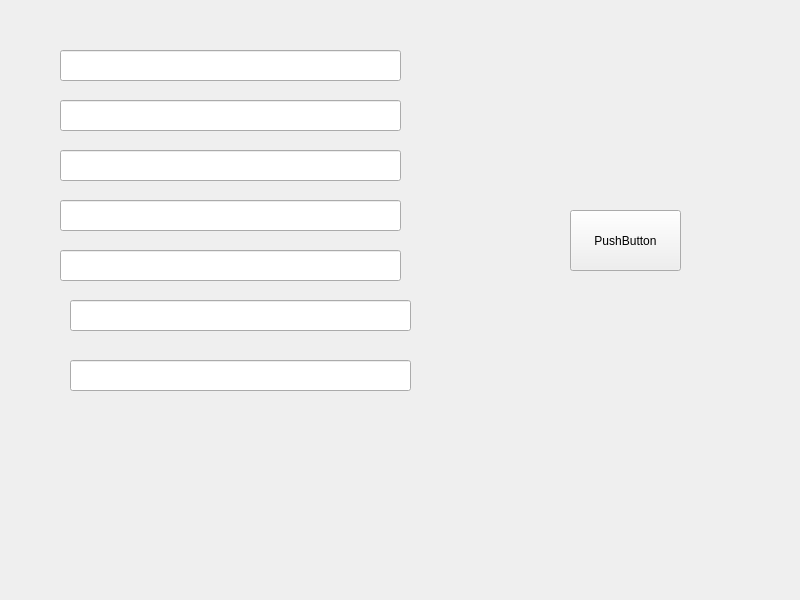
<?xml version="1.0" encoding="UTF-8"?>
<ui version="4.0">
 <class>Widget</class>
 <widget class="QWidget" name="Widget">
  <property name="geometry">
   <rect>
    <x>0</x>
    <y>0</y>
    <width>800</width>
    <height>600</height>
   </rect>
  </property>
  <property name="windowTitle">
   <string>Widget</string>
  </property>
  <widget class="QLineEdit" name="one">
   <property name="geometry">
    <rect>
     <x>60</x>
     <y>50</y>
     <width>341</width>
     <height>31</height>
    </rect>
   </property>
  </widget>
  <widget class="QLineEdit" name="two">
   <property name="geometry">
    <rect>
     <x>60</x>
     <y>100</y>
     <width>341</width>
     <height>31</height>
    </rect>
   </property>
  </widget>
  <widget class="QLineEdit" name="three">
   <property name="geometry">
    <rect>
     <x>60</x>
     <y>150</y>
     <width>341</width>
     <height>31</height>
    </rect>
   </property>
  </widget>
  <widget class="QLineEdit" name="four">
   <property name="geometry">
    <rect>
     <x>60</x>
     <y>200</y>
     <width>341</width>
     <height>31</height>
    </rect>
   </property>
  </widget>
  <widget class="QLineEdit" name="five">
   <property name="geometry">
    <rect>
     <x>60</x>
     <y>250</y>
     <width>341</width>
     <height>31</height>
    </rect>
   </property>
  </widget>
  <widget class="QLineEdit" name="six">
   <property name="geometry">
    <rect>
     <x>70</x>
     <y>300</y>
     <width>341</width>
     <height>31</height>
    </rect>
   </property>
  </widget>
  <widget class="QLineEdit" name="seven">
   <property name="geometry">
    <rect>
     <x>70</x>
     <y>360</y>
     <width>341</width>
     <height>31</height>
    </rect>
   </property>
  </widget>
  <widget class="QPushButton" name="pushButton">
   <property name="geometry">
    <rect>
     <x>570</x>
     <y>210</y>
     <width>111</width>
     <height>61</height>
    </rect>
   </property>
   <property name="text">
    <string>PushButton</string>
   </property>
  </widget>
 </widget>
 <resources/>
 <connections/>
</ui>
